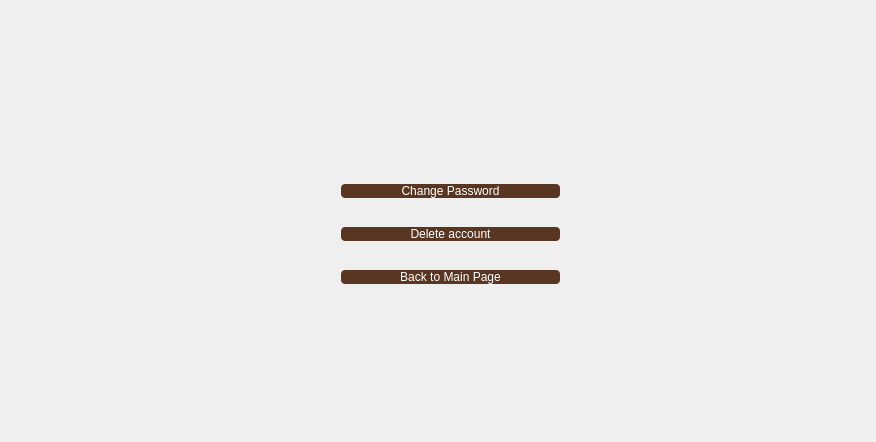
<?xml version="1.0" encoding="UTF-8"?>
<ui version="4.0">
 <class>ManageAccount</class>
 <widget class="QDialog" name="ManageAccount">
  <property name="geometry">
   <rect>
    <x>0</x>
    <y>0</y>
    <width>876</width>
    <height>442</height>
   </rect>
  </property>
  <property name="windowTitle">
   <string>ManageAccount</string>
  </property>
  <widget class="QWidget" name="widget" native="true">
   <property name="geometry">
    <rect>
     <x>-10</x>
     <y>-10</y>
     <width>891</width>
     <height>481</height>
    </rect>
   </property>
   <property name="styleSheet">
    <string notr="true">#widget{
border-image: url(:/MainWindow/mylibrary.jpg);
  color:white;
}</string>
   </property>
   <widget class="QWidget" name="widget_2" native="true">
    <property name="geometry">
     <rect>
      <x>40</x>
      <y>60</y>
      <width>821</width>
      <height>381</height>
     </rect>
    </property>
    <property name="styleSheet">
     <string notr="true">#widget_2{
border-image: url(:/MainWindow/logbg.png);
  color:white;
}</string>
    </property>
    <widget class="QWidget" name="layoutWidget">
     <property name="geometry">
      <rect>
       <x>300</x>
       <y>100</y>
       <width>241</width>
       <height>171</height>
      </rect>
     </property>
     <layout class="QVBoxLayout" name="verticalLayout">
      <item>
       <widget class="QPushButton" name="changeBtn">
        <property name="styleSheet">
         <string notr="true">#changeBtn{
color:white;
background-color:rgb(88, 54, 34);

border-width:0px;
border-radius:4px;
}

#changeBtn:hover{
background-color:rgb(99, 60, 52);
}</string>
        </property>
        <property name="text">
         <string>Change Password</string>
        </property>
       </widget>
      </item>
      <item>
       <widget class="QPushButton" name="deleteBtn">
        <property name="styleSheet">
         <string notr="true">#deleteBtn{
color:white;
background-color:rgb(88, 54, 34);

border-width:0px;
border-radius:4px;
}

#deleteBtn:hover{
background-color:rgb(99, 60, 52);
}</string>
        </property>
        <property name="text">
         <string>Delete account</string>
        </property>
       </widget>
      </item>
      <item>
       <widget class="QPushButton" name="backBtn">
        <property name="styleSheet">
         <string notr="true">#backBtn{
color:white;
background-color:rgb(88, 54, 34);

border-width:0px;
border-radius:4px;
}

#backBtn:hover{
background-color:rgb(99, 60, 52);
}</string>
        </property>
        <property name="text">
         <string>Back to Main Page</string>
        </property>
       </widget>
      </item>
     </layout>
    </widget>
   </widget>
  </widget>
 </widget>
 <layoutdefault spacing="6" margin="11"/>
 <resources>
  <include location="mainwindow.qrc"/>
 </resources>
 <connections/>
</ui>
